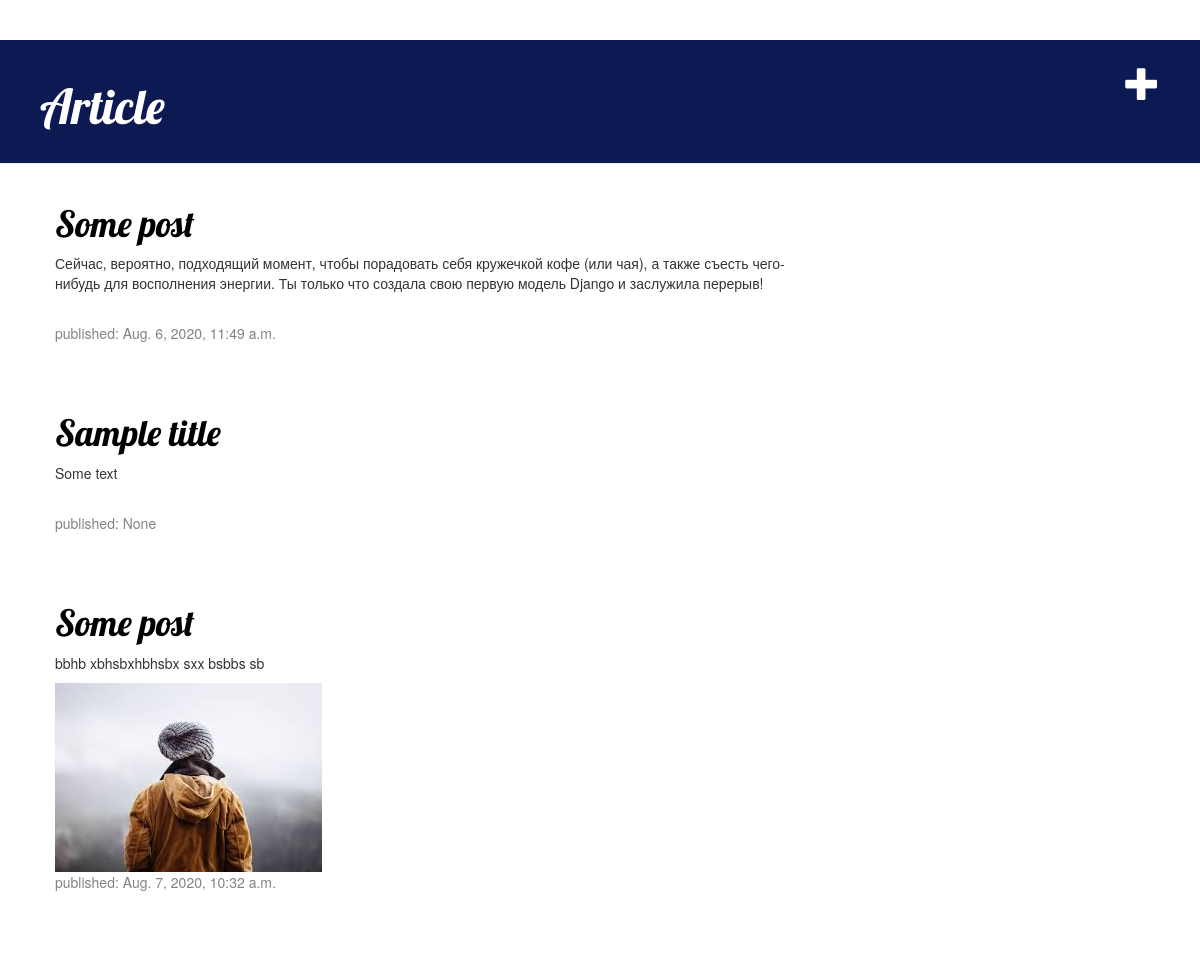
The app's page / (signed in) with its own data.
### news/apps/article/models.py (models this page shows, shortened)
class Post(models.Model):
    author = models.ForeignKey(settings.AUTH_USER_MODEL, on_delete=models.CASCADE)
    title = models.CharField(max_length=200)
    text = models.TextField()
    image = models.ImageField(upload_to="images", default="")
    created_date = models.DateTimeField(default=timezone.now)
    published_date = models.DateTimeField(blank=True, null=True)

### news/apps/article/views.py (the view)
# urls.py: path('', views.post_list, name='post_list'),
def post_list(request):
    posts = Post.objects.all
    return render(request, 'article/article.html', {'posts':posts})

### news/templates/article/article.html (shortened to what this page needs)
{% extends 'base.html' %}
{% block content %}
{% for post in posts %}
 <div class="post">
    <h1><a href="{% url 'post_detail' pk=post.pk %}">{{ post.title }}</a></h1>
    <p>{{ post.text|linebreaksbr }}</p>
    <img src="/media/{{ post.image }}" alt="">
    <div class="date">
    <p>published: {{ post.published_date }}</p>
    </div>
</div>
{% endfor %}
{% endblock %}

### news/apps/article/static/css/style.css (style rules this page uses)
h1, h2, h3, h4 { font-family: 'Lobster', cursive; }
.date { color: #828282; }
.post { margin-bottom: 70px; }
.post h1 a, .post h1 a:visited { color: #000000; }

### records on screen
Post: title "Some post", text "Сейчас, вероятно, подходящий момент, чтобы порадовать себя кружечкой кофе (или чая), а также съесть чего-нибудь для восполнения энергии. Ты только что создала свою первую модель Django и заслужила перерыв!", published_date "Aug. 6, 2020, 11:49 a.m."
Post: title "Sample title", text "Some text", published_date "None"
Post: title "Some post", text "bbhb xbhsbxhbhsbx sxx bsbbs sb", image (picture), published_date "Aug. 7, 2020, 10:32 a.m."
